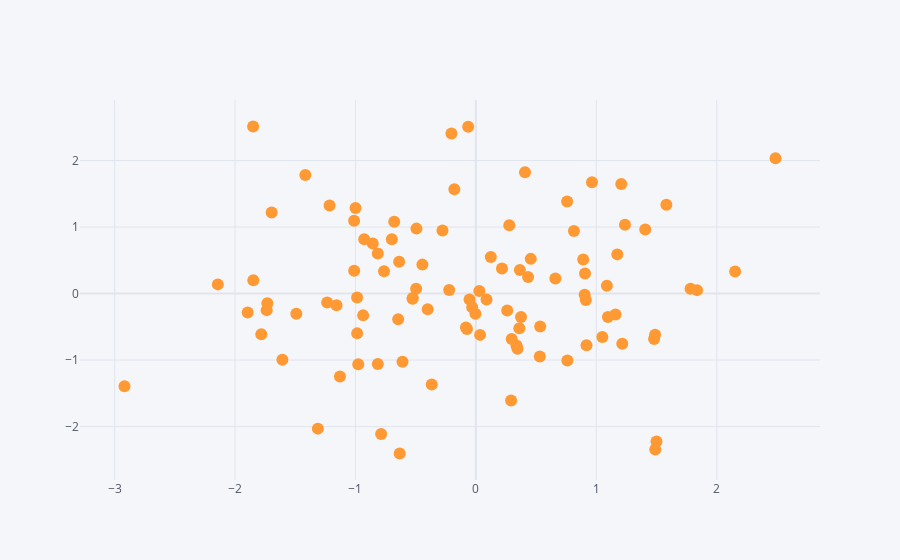

Source (notebook cell):
### Code cell
# Scatter Plots

df.iplot(kind='scatter',x='A',y='B',mode='markers',size=12)
